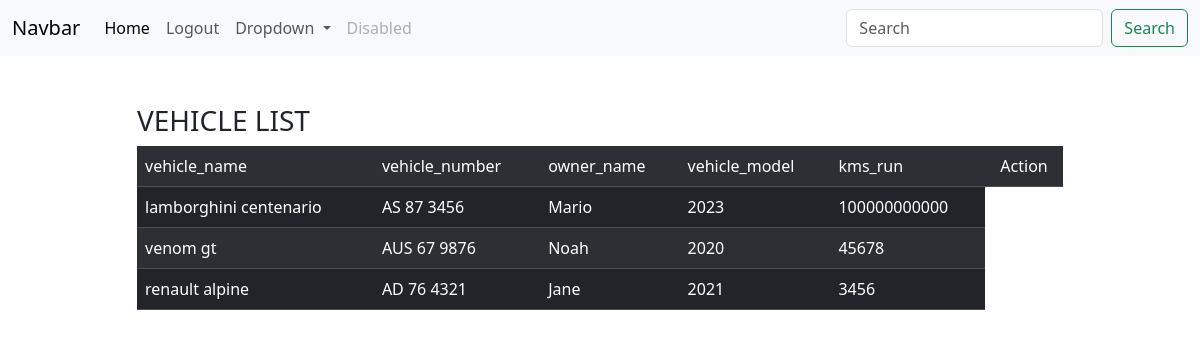
Page /v1/vehicles/all/ (signed in) on the earlier database version.
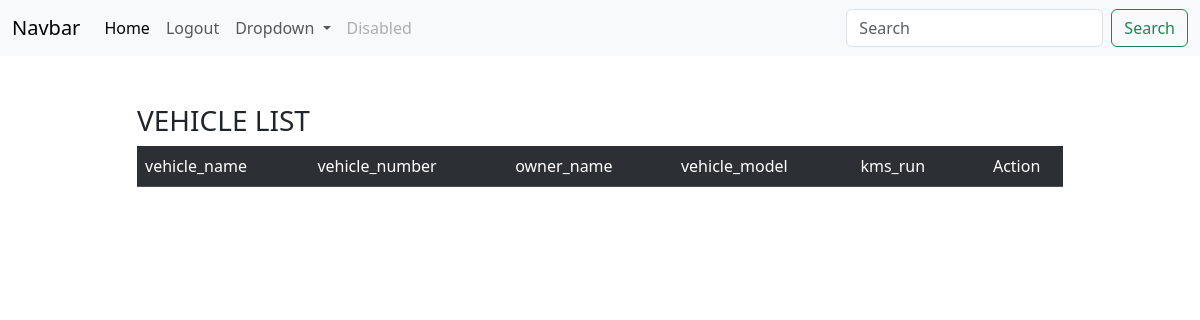
Same page on the later database version.
### vehicleapp2/models.py (models this page shows, shortened)
class Vehicles(models.Model):
    vehicle_name=models.CharField(max_length=200)
    vehicle_number=models.CharField(max_length=200)
    owner_name=models.CharField(max_length=200)
    vehicle_model=models.CharField(max_length=200)
    kms_run=models.PositiveIntegerField()
    image=models.ImageField(null=True,upload_to="images")
    user=models.ForeignKey(User,on_delete=models.CASCADE)

### vehicleapp2/views.py (the view)
# urls.py: path('vehicles/all',VehicleListView.as_view(),name="vehicle-list"),
@method_decorator(signin_required,name="dispatch")
class VehicleListView(ListView):
    template_name="vehicleapp2/vehicle_list.html"
    context_object_name="vehicles"
    model=Vehicles
    def get_queryset(self):
        qs= Vehicles.objects.filter(user=self.request.user)
        return qs

### vehicleapp2/views.py (called while the page is built)
def signin_required(fn):
    def wrapper(request,*args,**kwargs):
        if not request.user.is_authenticated:
            messages.error(request,"invalid session")
            return redirect("signin")
        else:
            return fn(request,*args,**kwargs)
    return wrapper

### vehicleapp2/templates/vehicleapp2/vehicle_list.html (shortened to what this page needs)
{%extends 'base.html'%}
{%block body_block%}
<div class="container">
    <div class="row mt-5">
        <div class="col-1"></div>
        <div class="col-10">
            <h3>VEHICLE LIST</h3>
            <table class=" table table-striped table-dark table-hover">
                <tr>
                    <td>vehicle_name</td>
                    <td>vehicle_number</td>
                    <td>owner_name</td>
                    <td>vehicle_model</td>
                    <td>kms_run</td>
                    <td class="text-center">Action</td>
                </tr>
                {% for vehicle in vehicles %}
                <tr>
                    <td>{{vehicle.vehicle_name}}</td>
                    <td>{{vehicle.vehicle_number}}</td>
                    <td>{{vehicle.owner_name}}</td>
                    <td>{{vehicle.vehicle_model}}</td>
                    <td>{{vehicle.kms_run}}</td>
                </tr>
                {% endfor %}
            </table>
        </div>
        <div class="col-1"></div>
    </div>
   </div>
{%endblock%}

### vehicleapp/templates/base.html (shortened to what this page needs)
<!DOCTYPE html>
<html lang="en">
<head>
    <link href="https://cdn.jsdelivr.net/npm/bootstrap@5.3.2/dist/css/bootstrap.min.css" rel="stylesheet">
</head>
<body>
    <nav class="navbar navbar-expand-lg bg-body-tertiary">
        <div class="container-fluid">
          <a class="navbar-brand" href="#">Navbar</a>
          <div class="collapse navbar-collapse" id="navbarSupportedContent">
            <ul class="navbar-nav me-auto mb-2 mb-lg-0">
              <li class="nav-item">
                <a class="nav-link active" aria-current="page" href="#">Home</a>
              </li>
              <li class="nav-item">
                <a class="nav-link" href="{%url 'signin'%}">Logout</a>
              </li>
              <li class="nav-item dropdown">
                <a class="nav-link dropdown-toggle" href="#" role="button" data-bs-toggle="dropdown" aria-expanded="false">
                  Dropdown
                </a>
              </li>
              <li class="nav-item">
                <a class="nav-link disabled" aria-disabled="true">Disabled</a>
              </li>
            </ul>
            <form class="d-flex" role="search">
              <input class="form-control me-2" type="search" placeholder="Search" aria-label="Search">
              <button class="btn btn-outline-success" type="submit">Search</button>
            </form>
          </div>
        </div>
      </nav>
      {%block body_block%}
      {%endblock%}
</body>
</html>

Differences in the rows shown:
removed Vehicles: vehicle_name "lamborghini centenario", vehicle_number "AS 87 3456", owner_name "Mario", vehicle_model "2023", kms_run "100000000000"
removed Vehicles: vehicle_name "venom gt", vehicle_number "AUS 67 9876", owner_name "Noah", vehicle_model "2020", kms_run "45678"
removed Vehicles: vehicle_name "renault alpine", vehicle_number "AD 76 4321", owner_name "Jane", vehicle_model "2021", kms_run "3456"
